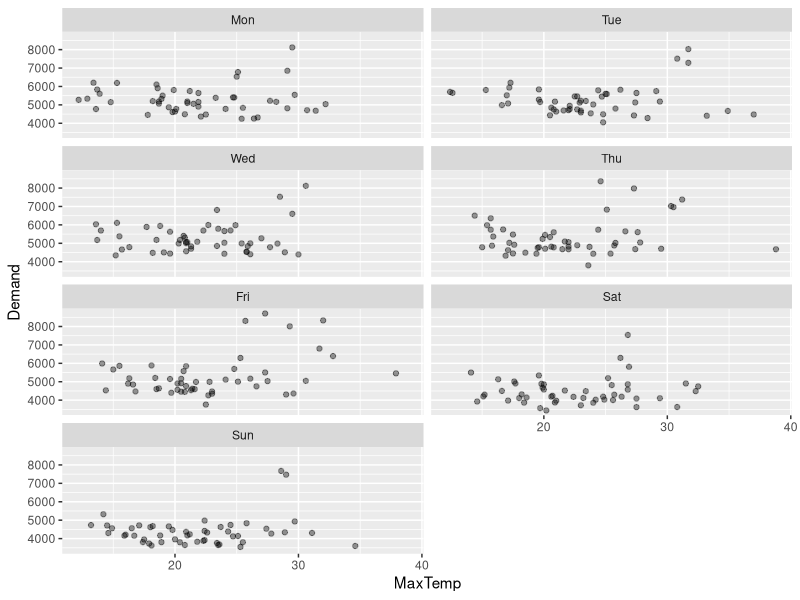
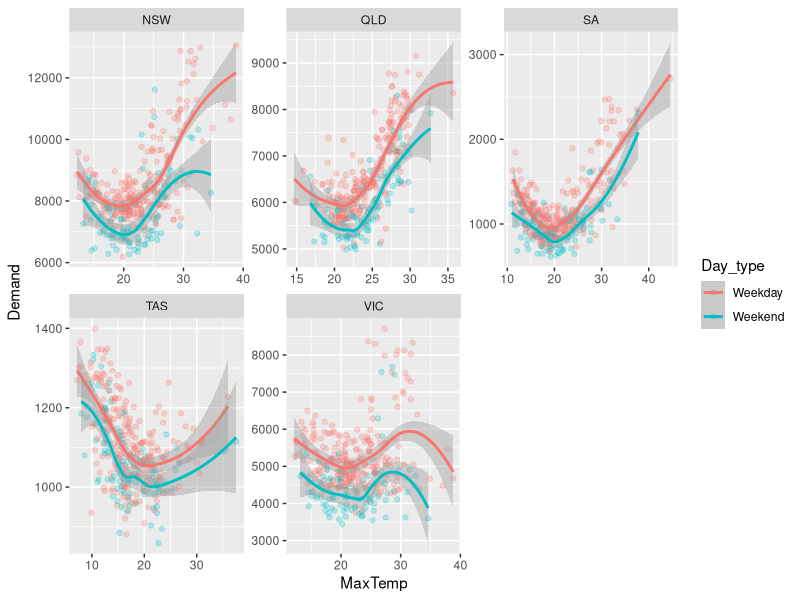

The R script that drew these images, in order:
library(tidyverse)
energy = read_csv("week6/data/energydata.csv")
weather = read_csv("week6/data/weather.csv")
energy_weather = full_join(energy, weather, by = c("Date", "State"))




factor_levels = c("Mon", "Tue", "Wed", "Thu", "Fri", "Sat", "Sun")
energy_weather |> 
  
  ## Filter to the State of Victoria (VIC)
  filter(State == "VIC" &
         !is.na(Day)) |>
  
  mutate(Day = factor(Day, levels = factor_levels)) |>
  
  # Plot the MaxTemp against Demand
  ggplot(aes(x = MaxTemp, y = Demand)) +
  
  geom_point(alpha = 0.4) + 
  
  # Don't want this it's misleading
  # geom_smooth() +
  
  ## But wrap by the Day of the week
  facet_wrap(vars(Day), nrow = 4) 

### Next one 




energy_weather |> 
  filter(!is.na(Day)) |>
  ## create the new variable for weekday and weekend
  mutate(
    Day_type = if_else(Day %in% c("Sat", "Sun"),
                       "Weekend", "Weekday")
  ) |> 
  filter(!is.na(Day)) |>
  # Plot the MaxTemp against Demand
  ggplot(aes(x = MaxTemp, y = Demand, group = Day_type, col = Day_type)) +
  geom_point(alpha = 0.25) + 
  geom_smooth() +
  # Create a grid that shows Day_type and State
  facet_wrap(vars(State),
             scales = "free")
  
